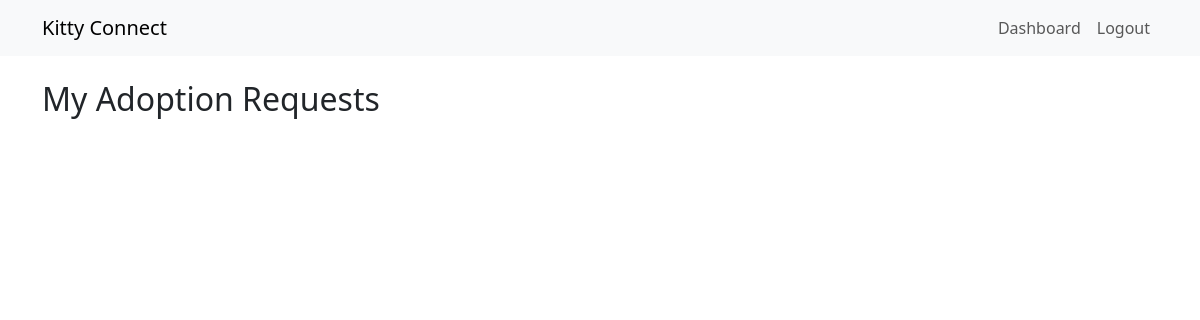
Page /adoption/ (signed in) on the earlier database version.
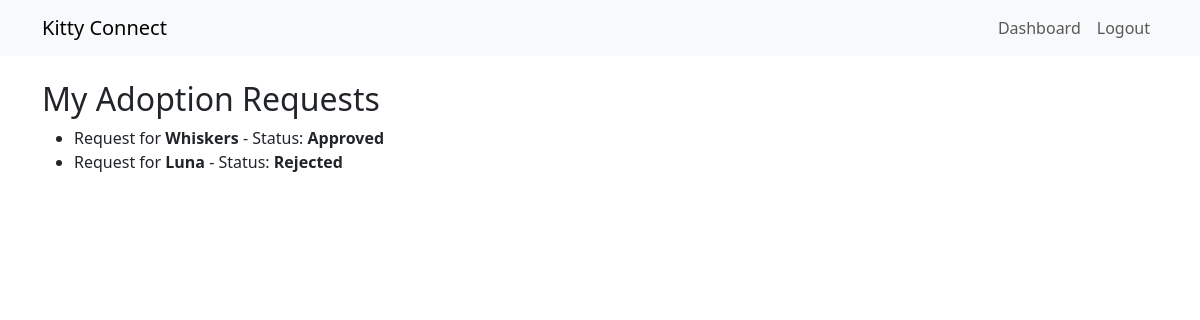
Same page on the later database version.
### adoption/models.py (models this page shows, shortened)
class AdoptionRequest(models.Model):
    user = models.ForeignKey(User, on_delete=models.CASCADE)
    cat = models.ForeignKey(Cat, on_delete=models.CASCADE)
    message = models.TextField(blank=True, null=True)
    status = models.CharField(
        max_length=20,
        choices=[('Pending', 'Pending'), ('Approved', 'Approved'), ('Rejected','Rejected')],
        default='Pending'
    )

### cat/models.py (models this page shows, shortened)
class Cat(models.Model):
    name=models.CharField(max_length=50)
    age=models.IntegerField()
    breed=models.TextField()
    description=models.TextField()
    available=models.BooleanField(default=False)

### adoption/views.py (the view)
# urls.py: path("", adoption_request_list, name="adoption_request_list"),
@login_required
def adoption_request_list(request):
    if request.user.is_superuser:
        requests = AdoptionRequest.objects.all()
    else:
        requests = AdoptionRequest.objects.filter(user=request.user)
    return render(request, "adoption/adoption_request_list.html", {"requests": requests})

### adoption/templates/adoption/adoption_request_list.html (shortened to what this page needs)
{% extends 'base.html' %}
{% block content %}
<h2>My Adoption Requests</h2>
<ul>
    {% for request in requests %}
        <li>
            Request for <strong>{{ request.cat.name }}</strong> - Status: <strong>{{ request.status }}</strong>
        </li>
    {% endfor %}
</ul>
{% endblock %}

Differences in the rows shown:
added AdoptionRequest: cat.name "Whiskers", status "Approved"
added AdoptionRequest: cat.name "Luna", status "Rejected"
